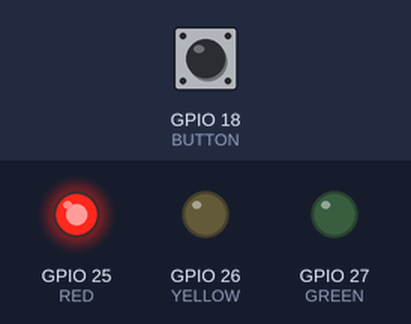
Recording of a sketch running on a simulated ESP32. On the bench: output pins drawn as LEDs (lit = HIGH). The test bench sets the inputs (shaded band); at power-on: GPIO 18 (BUTTON) HIGH.

Above: at 1.2 s.
1.3 s: GPIO 18 (BUTTON) pulled LOW for 0.15 s
2.9 s: GPIO 18 (BUTTON) pulled LOW for 1 s
At 8.3 s:
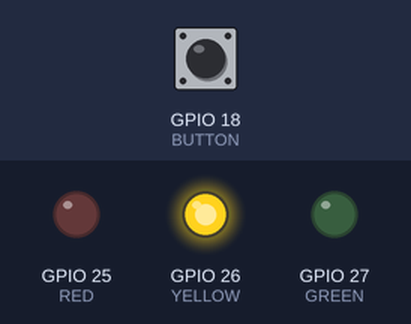
At 11.0 s:
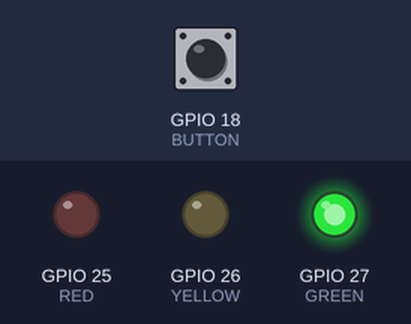
25.9 s: GPIO 18 (BUTTON) pulled LOW for 3.2 s
At 26.7 s:
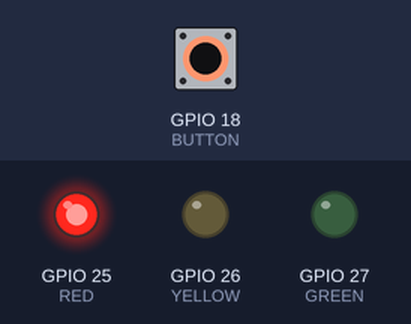
Timing chart, 0 to 28.9 s (numbered marks = the images above; inputs shaded):
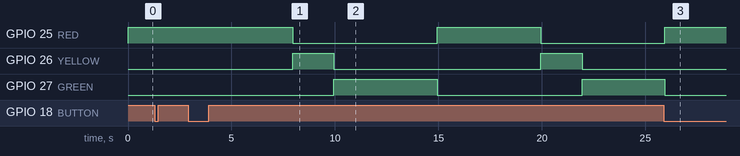

The sketch:

sketch.ino
```cpp
#define RED 25
#define YELLOW 26
#define GREEN 27
#define BUTTON 18
int currentState = 0;
unsigned long startTime = 0;
bool emergencyMode = false;
int lastButtonState = HIGH;
unsigned long lastDebounceTime = 0;
int stableButtonState = HIGH;
const unsigned long RED_TIME = 5000;
const unsigned long YELLOW_TIME = 2000;
const unsigned long GREEN_TIME = 5000;
const unsigned long DEBOUNCE_DELAY = 50;

void setup()
{

  pinMode(RED,OUTPUT);
  pinMode(YELLOW,OUTPUT);
  pinMode(GREEN,OUTPUT);
  pinMode(BUTTON,INPUT_PULLUP);
  digitalWrite(RED,LOW);
  digitalWrite(YELLOW,LOW);
  digitalWrite(GREEN,LOW);
  currentState = 0;
  startTime = millis();

}
void updateLights()
{
  switch(currentState)
  {
    case 0:
       digitalWrite(RED,HIGH);
       digitalWrite(YELLOW,LOW);
       digitalWrite(GREEN,LOW);
       break;
    case 1:
      digitalWrite(RED,LOW);
      digitalWrite(YELLOW,HIGH);
      digitalWrite(GREEN,LOW);
      break;
    case 2:
      digitalWrite(RED,LOW);
      digitalWrite(YELLOW,LOW);
      digitalWrite(GREEN,HIGH);
      break;
    default:
      digitalWrite(RED,LOW);
      digitalWrite(YELLOW,LOW);
      digitalWrite(GREEN,LOW);
  }
}

void updateState()
{
  if(currentState == 0)
  {
    if((millis()-startTime) >= RED_TIME)
    {
      currentState = 1;
      startTime = millis();
    }

  }

  else if(currentState == 1)
  {
    if((millis()-startTime) >= YELLOW_TIME)
    {
      currentState = 2;
      startTime = millis();
    }
  }
 else if(currentState == 2)
  {
    if((millis()-startTime) >= GREEN_TIME)
    {
      currentState = 0;
      startTime = millis();
    }
  }
}
void loop()
{
  int reading = digitalRead(BUTTON);

  if (reading != lastButtonState)
  {
      lastDebounceTime = millis();
  }

  if ((millis() - lastDebounceTime) > DEBOUNCE_DELAY)
  {
    if (reading != stableButtonState)
    {
        stableButtonState = reading;

        if (stableButtonState == LOW)
        {
            emergencyMode = !emergencyMode;
            currentState = 0;
            startTime = millis();
        }
    }
  }

  lastButtonState = reading;


  if(emergencyMode)
  {
    digitalWrite(RED,HIGH);
    digitalWrite(YELLOW,LOW);
    digitalWrite(GREEN,LOW);
    return;
  }

  updateState();
  updateLights();

}
```

Measured:
- after the input at 1.3 s, every drawn part: stays the same
- after the input at 2.9 s, GPIO 25 (RED): HIGH → LOW after 5.1 s, → HIGH 7.0 s later, → LOW 5.0 s later; GPIO 26 (YELLOW): alternates HIGH for 2.0 s and LOW for 10.0 s, starting after 5.1 s; GPIO 27 (GREEN): LOW → HIGH after 7.1 s, → LOW 5.0 s later, → HIGH 7.0 s later
- after the input at 25.9 s, GPIO 26 (YELLOW): stays LOW (without the input it goes to HIGH after 6.1 s)
